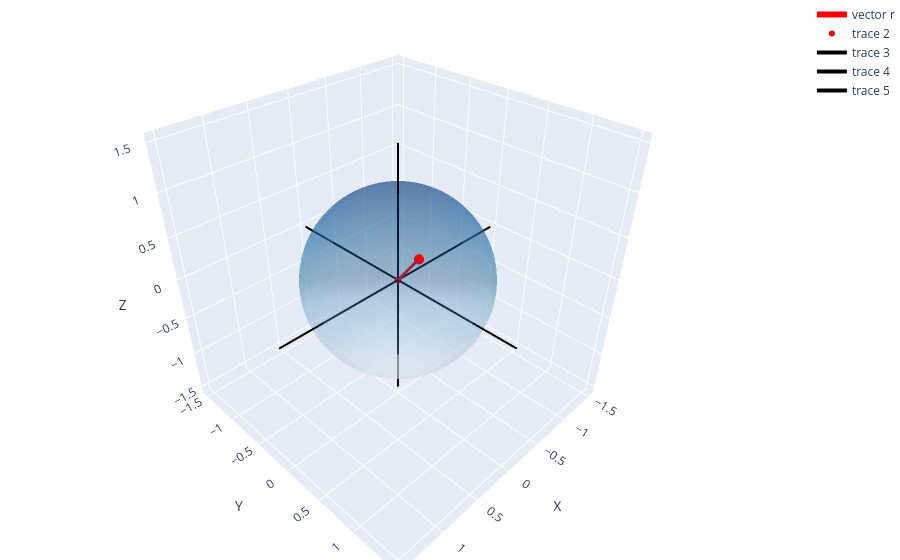

Notebook cell for this chart:
### Code cell
import numpy as np
import plotly.graph_objects as go

# -----------------------
# Parameters
# -----------------------
R = 1.0  # radius of the sphere (Earth)

# Point on the sphere (spherical coordinates)
theta = np.pi / 4   # polar angle
phi = np.pi / 3     # azimuthal angle

x0 = R * np.sin(theta) * np.cos(phi)
y0 = R * np.sin(theta) * np.sin(phi)
z0 = R * np.cos(theta)

# -----------------------
# Sphere surface
# -----------------------
u = np.linspace(0, 2*np.pi, 80)
v = np.linspace(0, np.pi, 80)

x = R * np.outer(np.cos(u), np.sin(v))
y = R * np.outer(np.sin(u), np.sin(v))
z = R * np.outer(np.ones_like(u), np.cos(v))

sphere = go.Surface(
    x=x, y=y, z=z,
    opacity=0.4,
    colorscale="Blues",
    showscale=False
)

# -----------------------
# Vector (arrow-like line)
# -----------------------
vector = go.Scatter3d(
    x=[0, x0],
    y=[0, y0],
    z=[0, z0],
    mode="lines+markers",
    line=dict(color="red", width=6),
    marker=dict(size=4),
    name="vector r"
)

# Point on sphere
point = go.Scatter3d(
    x=[x0],
    y=[y0],
    z=[z0],
    mode="markers",
    marker=dict(size=6, color="red"),
)

# -----------------------
# Axes (explicit lines)
# -----------------------
L = 1.5 * R

axes = [
    go.Scatter3d(x=[-L, L], y=[0, 0], z=[0, 0],
                 mode="lines", line=dict(color="black", width=4)),
    go.Scatter3d(x=[0, 0], y=[-L, L], z=[0, 0],
                 mode="lines", line=dict(color="black", width=4)),
    go.Scatter3d(x=[0, 0], y=[0, 0], z=[-L, L],
                 mode="lines", line=dict(color="black", width=4)),
]

# -----------------------
# Layout
# -----------------------
layout = go.Layout(
    scene=dict(
        xaxis=dict(title="X", showbackground=True),
        yaxis=dict(title="Y", showbackground=True),
        zaxis=dict(title="Z", showbackground=True),
        aspectmode="cube"
    ),
    margin=dict(l=0, r=0, b=0, t=0)
)

# -----------------------
# Figure
# -----------------------
fig = go.Figure(data=[sphere, vector, point] + axes, layout=layout)
fig.show()

### Figure 1 — Plotly figure (JSON) as saved in the notebook; plotly's stock layout.template omitted (floating-point values rounded to 4 significant figures; data arrays with more than 128 entries replaced by an {"elided": "..."} marker saying what was removed)
{"data": [{"colorscale": [[0, "rgb(247,251,255)"], [0.125, "rgb(222,235,247)"], [0.25, "rgb(198,219,239)"], [0.375, "rgb(158,202,225)"], [0.5, "rgb(107,174,214)"], [0.625, "rgb(66,146,198)"], [0.75, "rgb(33,113,181)"], [0.875, "rgb(8,81,156)"], [1, "rgb(8,48,107)"]], "opacity": 0.4, "showscale": false, "type": "surface", "x": {"elided": "80x80 float values"}, "y": {"elided": "80x80 float values"}, "z": {"elided": "80x80 float values"}}, {"line": {"color": "red", "width": 6}, "marker": {"size": 4}, "mode": "lines+markers", "name": "vector r", "type": "scatter3d", "x": [0, 0.3536], "y": [0, 0.6124], "z": [0, 0.7071]}, {"marker": {"color": "red", "size": 6}, "mode": "markers", "type": "scatter3d", "x": [0.3536], "y": [0.6124], "z": [0.7071]}, {"line": {"color": "black", "width": 4}, "mode": "lines", "type": "scatter3d", "x": [-1.5, 1.5], "y": [0, 0], "z": [0, 0]}, {"line": {"color": "black", "width": 4}, "mode": "lines", "type": "scatter3d", "x": [0, 0], "y": [-1.5, 1.5], "z": [0, 0]}, {"line": {"color": "black", "width": 4}, "mode": "lines", "type": "scatter3d", "x": [0, 0], "y": [0, 0], "z": [-1.5, 1.5]}], "layout": {"margin": {"b": 0, "l": 0, "r": 0, "t": 0}, "scene": {"aspectmode": "cube", "xaxis": {"showbackground": true, "title": {"text": "X"}}, "yaxis": {"showbackground": true, "title": {"text": "Y"}}, "zaxis": {"showbackground": true, "title": {"text": "Z"}}}}}
